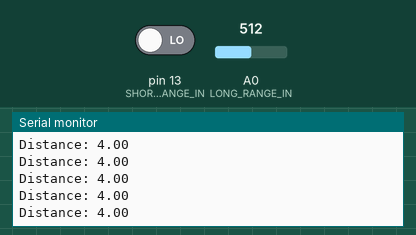
The sketch below on a simulated Arduino Uno, built with avr-gcc and run on an emulated ATmega328P. Shown: the last lines printed to the serial monitor. Inputs (shaded band) come from the test bench; at power-on: pin 13 (SHORT_RANGE_IN) LOW, A0 (LONG_RANGE_IN) = 512.

Above: at 1.2 s.
1.3 s: pin 13 (SHORT_RANGE_IN) driven HIGH
At 1.31 s:
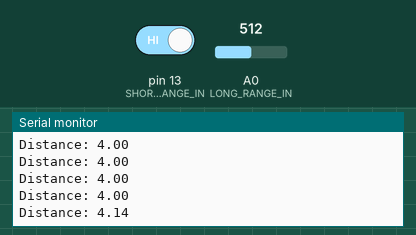
2.8 s: A0 (LONG_RANGE_IN) set to 540
At 2.82 s:
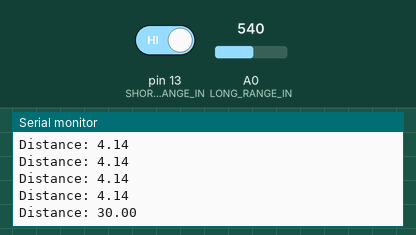
4.3 s: A0 (LONG_RANGE_IN) set to 520
At 4.33 s:
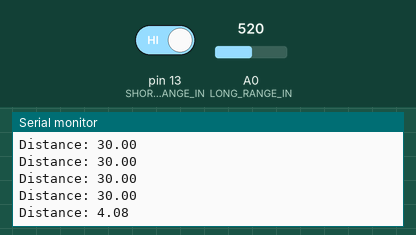
Timing chart, 0 to 7.3 s (numbered marks = the images above; inputs shaded):
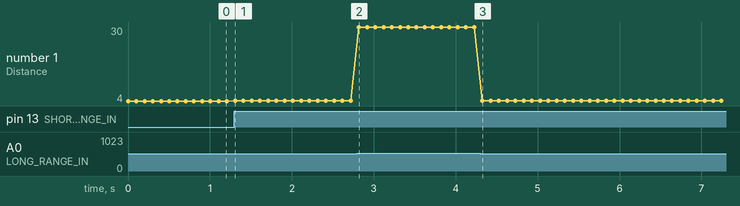

The sketch:

BetterRangeFinder.ino
```cpp
// Better Range Finder //
// Combines the readings from long and short range sensors

int LONG_RANGE_IN = 0;
int SHORT_RANGE_IN = 13;

void setup()
{
 Serial.begin(9600);

 // Setup the digital pin
 pinMode(SHORT_RANGE_IN, INPUT);
}

void loop()
{
  // Get long range reading
  int long_reading = analogRead(LONG_RANGE_IN);
  double long_distance = -1;
  if( long_reading >= 80 && long_reading <= 530 )
  {
    long_distance = 2076.0/(long_reading - 11);
  }

  // Get short range reading
  int short_reading = digitalRead(SHORT_RANGE_IN);

  double processedReading = processDistanceReadings((double)short_reading, long_distance);

  Serial.print("Distance: ");
  Serial.println(processedReading);

  delay(100);
}

double processDistanceReadings(double s, double l)
{
  if( s == 0 ) return 4.0;
  else if( s == 1 && l == -1 ) return 30.0;

  return l;
}
```

Measured:
- after the input at 1.3 s, the serial monitor: prints a new line at once (image 1)
- after the input at 2.8 s, the serial monitor: prints a new line at once (image 2)
- after the input at 4.3 s, the serial monitor: prints a new line at once (image 3)
- plotted number 1: 4 → 4.14 after the input at 1.3 s, 4.14 → 30 after the input at 2.8 s, 30 → 4.08 after the input at 4.3 s
